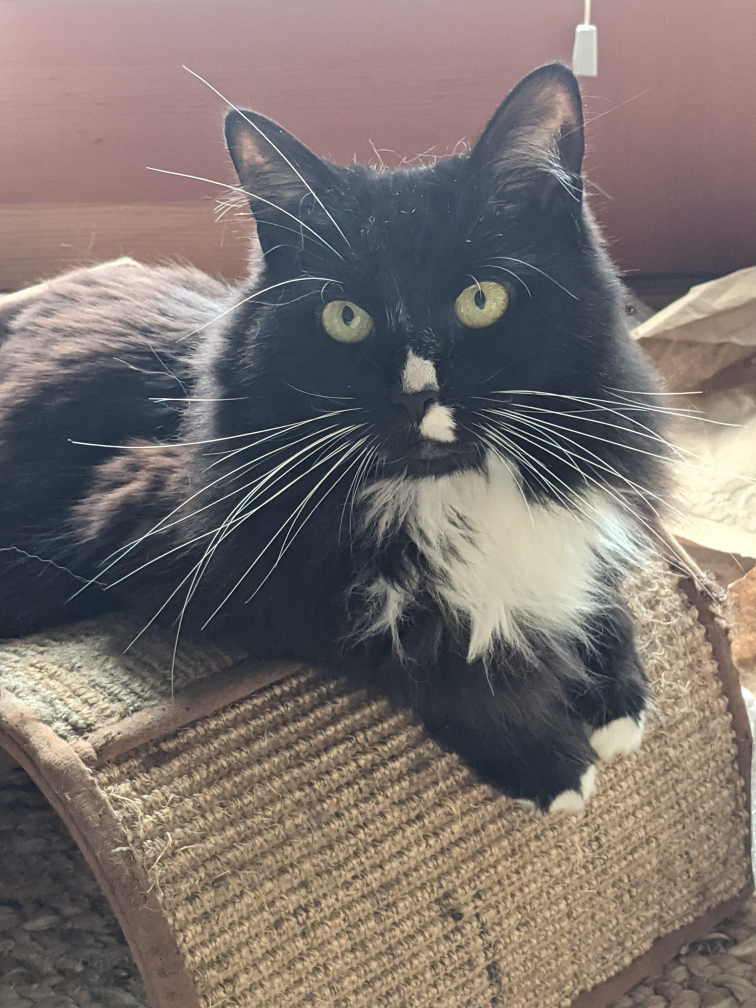
#> input picture olive.jpg, 3024 x 4032 px (shown at 1/4 size)
$ jupyter execute AMATH301_Homework8_writeup_template.ipynb
#> lines starting #> are read from the running program, lines starting #| are printed output that depends on the picture; long printed decimals are rounded
# Homework 8 writeup solutions

## Name: Karsten Onarheim

## Problem 1

[cell 1]
import numpy as np
import matplotlib.pyplot as plt
import cv2

## Load in the image of Olive's perfect paws.

[cell 2]
A = cv2.imread('olive.jpg', 0) # Remove the 0 if you want
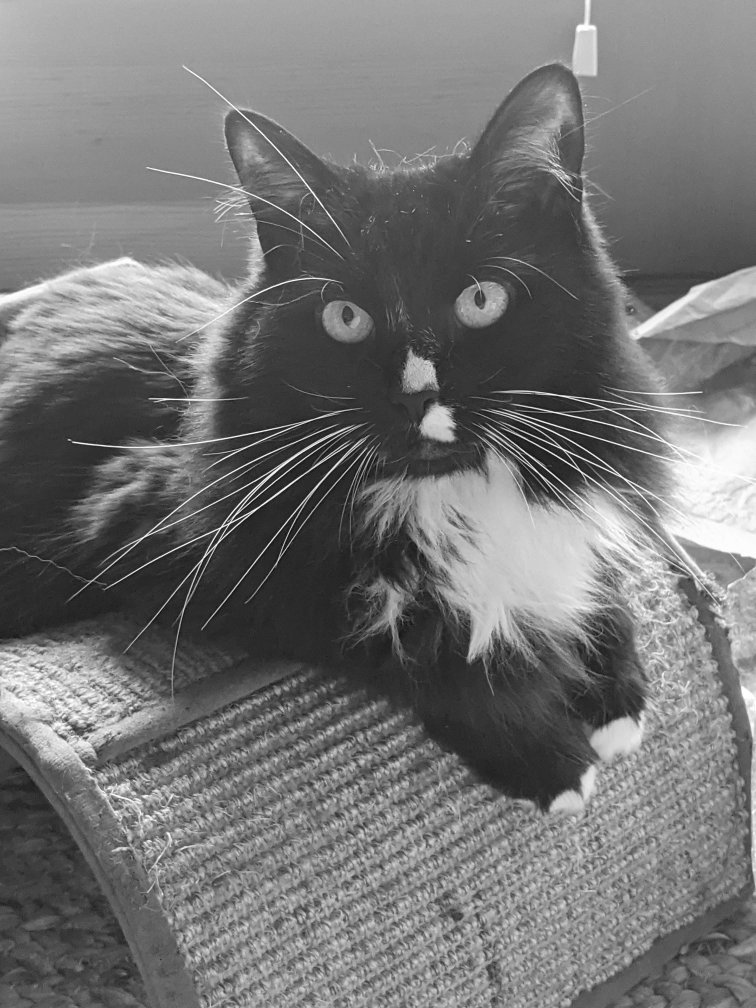
#> A: shape (4032, 3024) (shown at 1/4 size); min 0, max 255, mean 116.5
                               # to see the color version!

U, S, Vt = np.linalg.svd(A, full_matrices=False) # Vt = V transpose
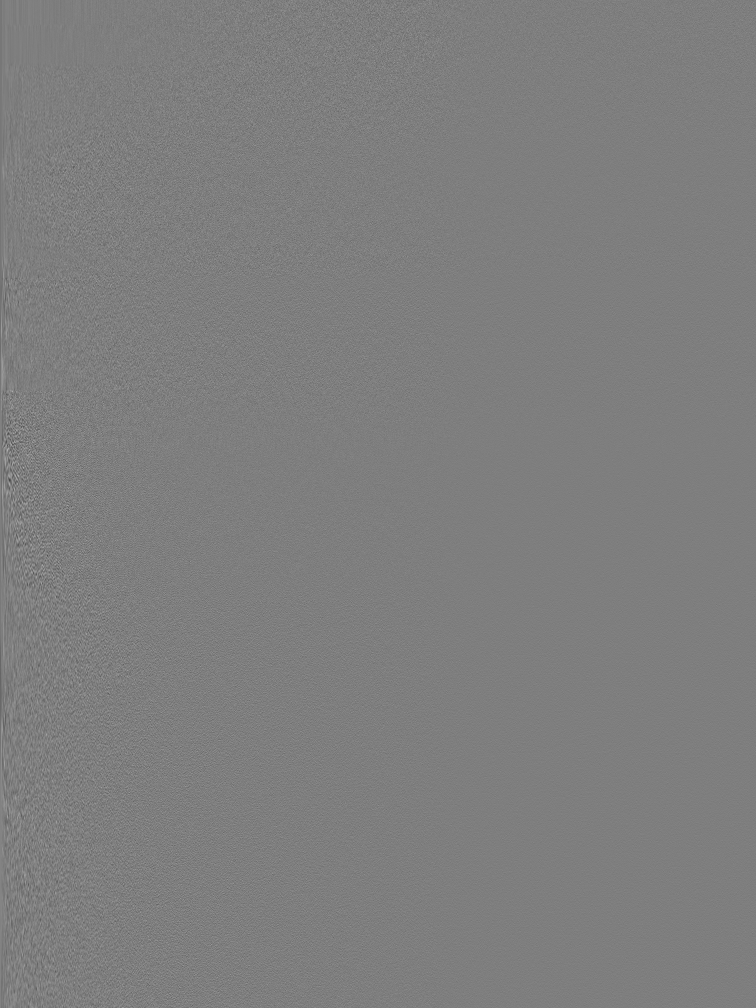
#> U: shape (4032, 3024) float64 (shown at 1/4 size); min -0.113, max 0.114, mean -4.99e-06; drawn with min black and max white
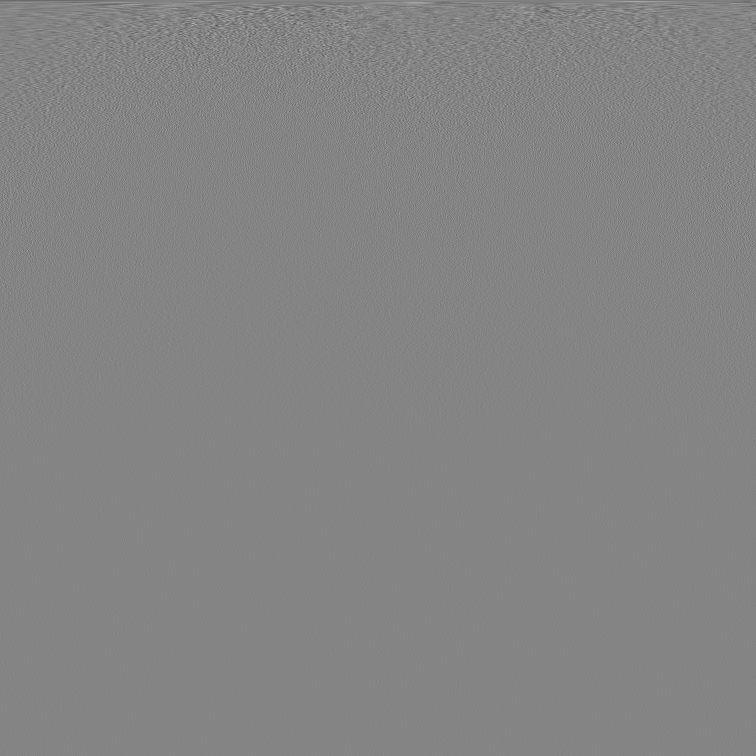
#> Vt: shape (3024, 3024) float64 (shown at 1/4 size); min -0.121, max 0.112, mean -5.87e-06; drawn with min black and max white
#> S = 3024 values, max 414411.6 at index 0, min 3.24 at index 3023, mean 794.8
r = 226
# Remember that the singular values are ranked by default!
total_energy = np.sum(S)
#> total_energy = 2403332.6
S_mat = np.diag(S)
rank_1 = (U[:, 0:1]@S_mat[0:1, 0:1])@Vt[0:1, :]
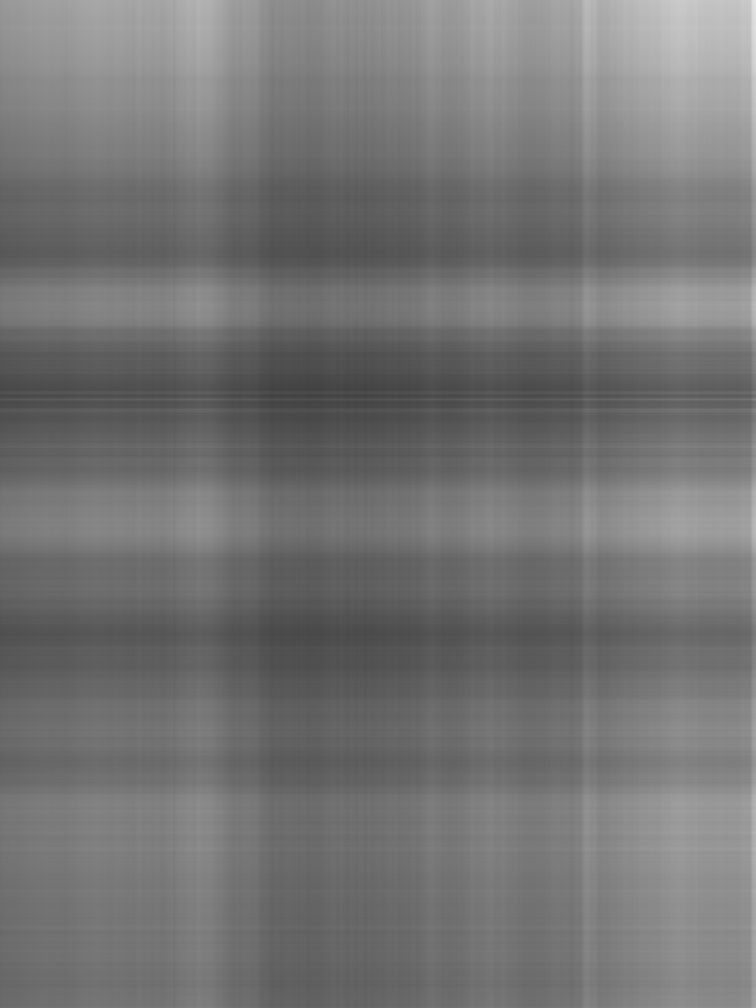
#> rank_1: shape (4032, 3024) float64 (shown at 1/4 size); min 65.34, max 231.5, mean 116.6
rank_10 = (U[:, 0:10]@S_mat[0:10, 0:10])@Vt[0:10, :]
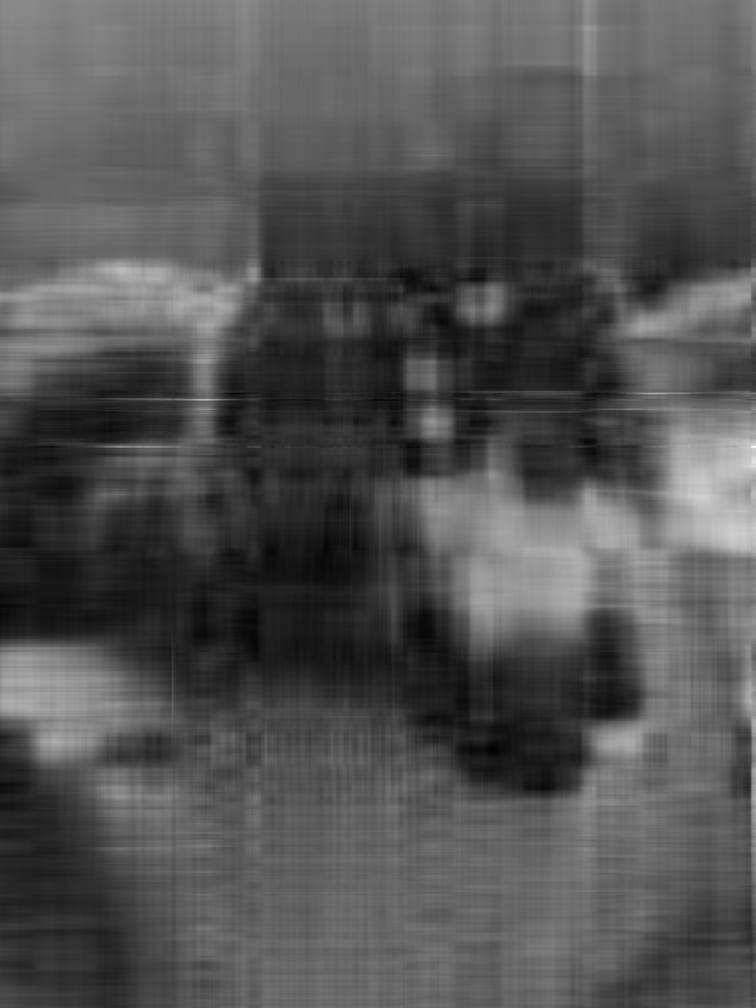
#> rank_10: shape (4032, 3024) float64 (shown at 1/4 size); min 13.81, max 328.9, mean 116.5; drawn with min black and max white
rank_226 = (U[:, 0:226]@S_mat[0:226, 0:226])@Vt[0:226, :]
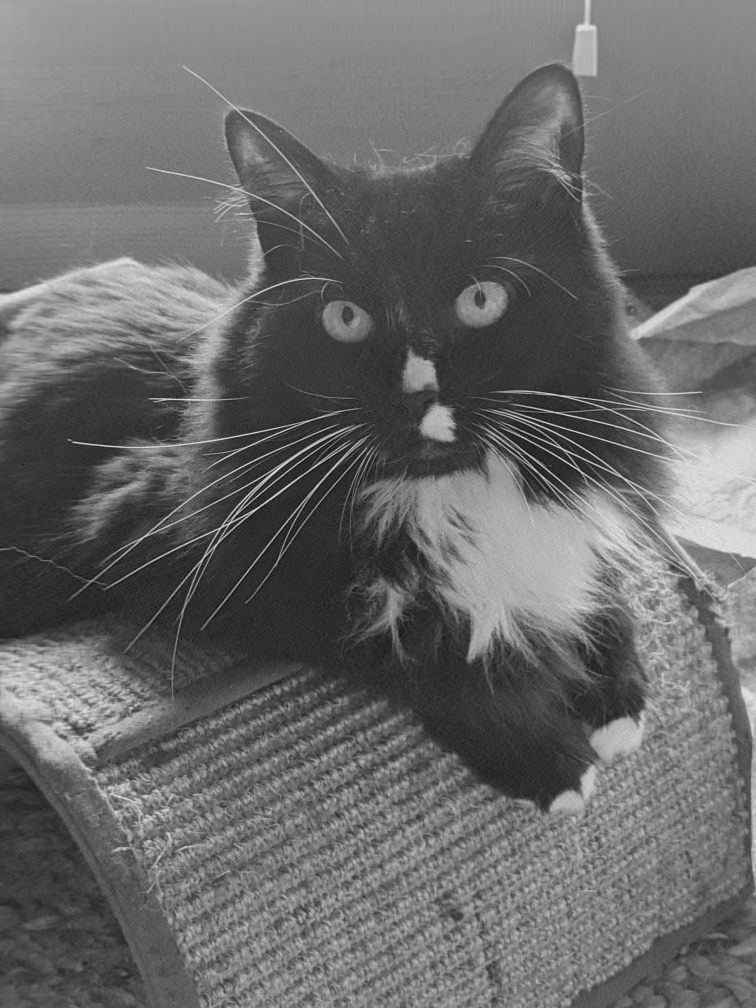
#> rank_226: shape (4032, 3024) float64 (shown at 1/4 size); min -12.73, max 297.2, mean 116.5; drawn with min black and max white

## Part (a) - 2x2 grid

[cell 3]
fig, ax = plt.subplots(2, 2)

ax[0,0].imshow(A, cmap='gray')
ax[0,0].set_title('Original Image')

ax[0,1].imshow(rank_1, cmap='gray')
ax[0,1].set_title('Rank-1')

ax[1,0].imshow(rank_10, cmap='gray')
ax[1,0].set_title('Rank-10')

ax[1,1].imshow(rank_226, cmap='gray')
ax[1,1].set_title('Rank-226 Approximation')

fig.tight_layout()

# You need to fill in the other parts.

## Part b - Calculate the total number of pixels for the image and its approximation.

[cell 4]
numPixels = A.shape[0]*A.shape[1]
#> numPixels = 12192768
print("Number of Pixels =", numPixels)
#| Number of Pixels = 12192768

numValuesRank1 = A.shape[0] + A.shape[1] + 1
#> numValuesRank1 = 7057
numValuesRankr = numValuesRank1 * r
#> numValuesRankr = 1594882
print("Number of Values in Rank 226 =", numValuesRankr)
#| Number of Values in Rank 226 = 1594882

print("Ratio of Pixels per Value =", numPixels/numValuesRankr)
#| Ratio of Pixels per Value = 7.645

print("Ratio of Original (Rank 3024) Number of Values to Rank 226 Number of")
print(" Values =", 3024/226)
